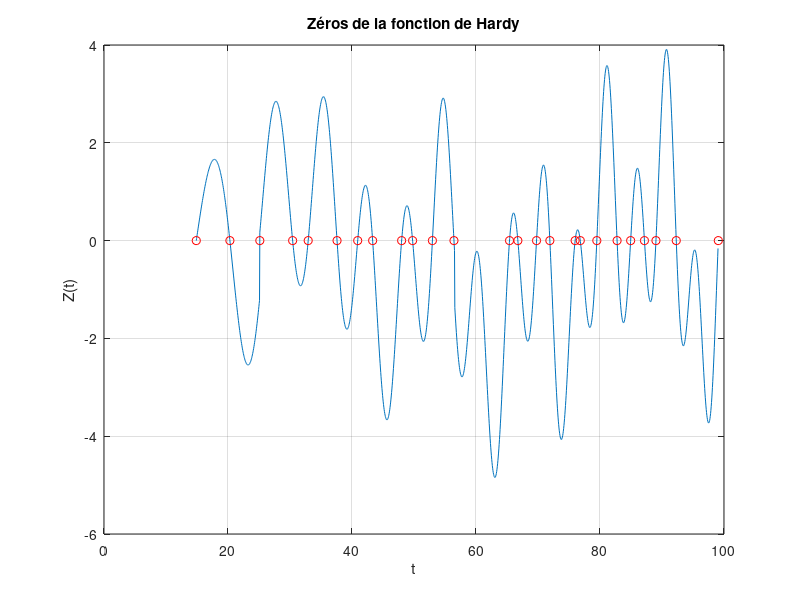

Source code (MATLAB): (Note: this script raises an error after producing the figure.)
%% Riemann
% 20/11/2026 preuve de l'hypothèse de Riemann par Anthropic (TBC ?)

function Riemann

% Intervalle B:N a explorer
B = 2;
N = 10000;
assert(B >= 2);
assert(N > B);

% Nombre de nombres premiers inferieurs ou égaux a N
NBP = [];
nbp = length(primes(B-1));

% Quelques zéros de la fonction Zeta sur la droite critique
% Selon Wikipedia :
%   1	± 14.134725141734693790…
%   2	± 21.022039638771554993…
%   3	± 25.010857580145688763…
%   4	± 30.424876125859513210…
%   ...
z = find_zeros_RS(1, 100, 0.1);
assert(abs(z(1) - 14.134) < 8e-1);
% Plot zeros de zeta
fprintf("%d zeros disponibles\n", length(z));
figure(1);
t = min(z):0.05:max(z);
y = arrayfun(@hardyZ_RS, t);
plot(t, y,   z, zeros(size(z)), 'ro' );
grid on;
xlabel('t');
ylabel('Z(t)');
title('Zéros de la fonction de Hardy');
% methode formelle (requiert Python) :
pkg load symbolic
syms S
Z = zeta(S);
for n = 1:4
  t0 = [14.134, 21.022, 25.011, 30.425](n);
  R = vpasolve(imag(Z) == 0, S, 0.5 + 1i*t0);
  R
  z(n)
end

% Construction du graphe
for n = B:N

  if isprime(n)
    nbp = nbp + 1;
  end
  NBP(n-B+1) = nbp;

  if n == 1000; assert(nbp == 168); end;
end

% Plot pi(x)
figure(2);
n = B:N;
plot(n, NBP,  ...
     n, n ./ log(n), ...
     n, Li(n));
legend("π(N) : Nombre de premiers <= N", ...
       "Approximation de Gauss : N/log(N)", ...
       "Log intégral Li(N)");
xlabel("N");
title(sprintf("Riemann de %d à %d", B, N));




%% Les zeros de la fonction zeta de Riemann

% Recherche des zeros
function zeros_t = find_zeros_RS(tmin, tmax, dt)

  if nargin < 3
    dt = 0.1;
  endif

  t = tmin:dt:tmax;
  y = arrayfun(@hardyZ_RS, t);

  zeros_t = [];

  for k = 1:length(t)-1
    if y(k)*y(k+1) < 0
      r = fzero(@hardyZ_RS, [t(k), t(k+1)]);
      zeros_t(end+1) = r;
    end
  end

  zeros_t = unique(zeros_t);
end

% Fonction de Hardy Z(t), formule de Riemann-Siegel
function z = hardyZ_RS(t)
  assert(t > 0);    % t doit être réel et strictement positif

  M = floor(sqrt(t/(2*pi)));
  p = sqrt(t/(2*pi)) - M;

  % Phase de Riemann-Siegel
  th = theta_RS(t);

  % Somme principale
  n = 1:M;
  S = 2 * sum(cos(th - t*log(n)) ./ sqrt(n));

  % Correction de Riemann-Siegel C0 + C1
  C0 = psi_RS(p);
  C1 = C1_RS(p);
  a = sqrt(t/(2*pi));
  R = (-1)^(N-1) * a^(-1/2) ...
      * (C0 + C1/a);

  z = S + R;
end

function v = psi_RS(p)
  v = cos(2*pi*(p.^2-p-1/16)) ./ cos(2*pi*p);
  % Singularites apparentes : limites analytiques
  v(abs(cos(2*pi*p)) < 1e-12) = 0.5;
end

function c1 = C1_RS(p)
  h = 0.002;
  d3 = (psi_RS(p+2*h) ...
      - 2*psi_RS(p+h) ...
      + 2*psi_RS(p-h) ...
      - psi_RS(p-2*h)) / (2*h^3);
  c1 = -d3/(96*pi^2);
end

% Développement asymptotique de la fonction theta
function th = theta_RS(t)
  th = (t/2)*log(t/(2*pi)) - t/2 - pi/8 ...
       + 1/(48*t) ...
       + 7/(5760*t^3) ...
       + 31/(80640*t^5);
end


%%

end
